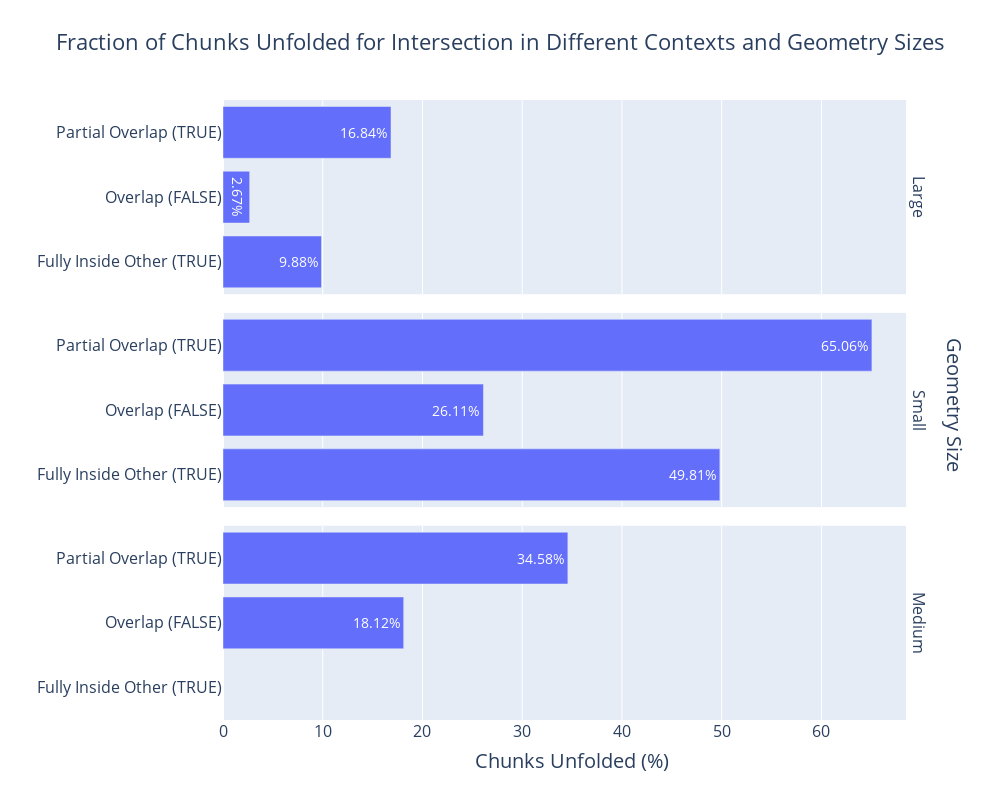

The notebook cell saved with this chart:
### Markdown cell above
#### (%) Unfolding of chunks

### Code cell
plot_chunk_unfolded_frac(chunk_unfolded_df, is_predicate=False, is_baseline=False)

### Figure 1 — Plotly figure (JSON) as saved in the notebook; plotly's stock layout.template omitted (floating-point values rounded to 4 significant figures)
{"data": [{"alignmentgroup": "True", "hovertemplate": "Geometry Sizes=Large/Large<br>chk_fraction_unfolded=%{text}<br>Context=%{y}<extra></extra>", "legendgroup": "", "marker": {"color": "#636efa", "pattern": {"shape": ""}}, "name": "", "offsetgroup": "", "orientation": "h", "showlegend": false, "text": [9.876, 2.673, 16.84], "textfont": {"size": 14}, "textposition": "inside", "texttemplate": "%{text:.2f}%", "type": "bar", "x": [9.876, 2.673, 16.84], "xaxis": "x3", "y": ["Fully Inside Other (TRUE)", "Overlap (FALSE)", "Partial Overlap (TRUE)"], "yaxis": "y3"}, {"alignmentgroup": "True", "hovertemplate": "Geometry Sizes=Small/Small<br>chk_fraction_unfolded=%{text}<br>Context=%{y}<extra></extra>", "legendgroup": "", "marker": {"color": "#636efa", "pattern": {"shape": ""}}, "name": "", "offsetgroup": "", "orientation": "h", "showlegend": false, "text": [49.81, 26.11, 65.06], "textfont": {"size": 14}, "textposition": "inside", "texttemplate": "%{text:.2f}%", "type": "bar", "x": [49.81, 26.11, 65.06], "xaxis": "x2", "y": ["Fully Inside Other (TRUE)", "Overlap (FALSE)", "Partial Overlap (TRUE)"], "yaxis": "y2"}, {"alignmentgroup": "True", "hovertemplate": "Geometry Sizes=Medium/Medium<br>chk_fraction_unfolded=%{text}<br>Context=%{y}<extra></extra>", "legendgroup": "", "marker": {"color": "#636efa", "pattern": {"shape": ""}}, "name": "", "offsetgroup": "", "orientation": "h", "showlegend": false, "text": [18.12, 34.58], "textfont": {"size": 14}, "textposition": "inside", "texttemplate": "%{text:.2f}%", "type": "bar", "x": [18.12, 34.58], "xaxis": "x", "y": ["Overlap (FALSE)", "Partial Overlap (TRUE)"], "yaxis": "y"}], "layout": {"annotations": [{"font": {"size": 16}, "showarrow": false, "text": "Medium", "textangle": 90, "x": 0.98, "xanchor": "left", "xref": "paper", "y": 0.1567, "yanchor": "middle", "yref": "paper"}, {"font": {"size": 16}, "showarrow": false, "text": "Small", "textangle": 90, "x": 0.98, "xanchor": "left", "xref": "paper", "y": 0.5, "yanchor": "middle", "yref": "paper"}, {"font": {"size": 16}, "showarrow": false, "text": "Large", "textangle": 90, "x": 0.98, "xanchor": "left", "xref": "paper", "y": 0.8433, "yanchor": "middle", "yref": "paper"}, {"font": {"size": 20}, "showarrow": false, "text": "Chunks Unfolded (%)", "x": 0.5, "xanchor": "center", "xref": "paper", "y": -0.04, "yanchor": "top", "yref": "paper"}, {"font": {"size": 20}, "showarrow": false, "text": "Geometry Size", "textangle": 90, "x": 1.05, "xanchor": "center", "xref": "paper", "y": 0.62, "yanchor": "top", "yref": "paper"}, {"font": {"size": 20}, "showarrow": false, "text": "Bouning Box Context", "textangle": -90, "x": -0.35, "xanchor": "center", "xref": "paper", "y": 0.5, "yanchor": "middle", "yref": "paper"}], "barmode": "relative", "height": 800, "legend": {"font": {"size": 16}, "orientation": "h", "tracegroupgap": 0, "x": 0.5, "xanchor": "left", "y": 1, "yanchor": "top"}, "title": {"font": {"size": 22}, "text": "Fraction of Chunks Unfolded for Intersection in Different Contexts and Geometry Sizes", "x": 0.5}, "width": 1000, "xaxis": {"anchor": "y", "domain": [0, 0.98], "tickfont": {"size": 16}, "title": {"text": ""}}, "xaxis2": {"anchor": "y2", "domain": [0, 0.98], "matches": "x", "showticklabels": false, "tickfont": {"size": 16}, "title": {"text": ""}}, "xaxis3": {"anchor": "y3", "domain": [0, 0.98], "matches": "x", "showticklabels": false, "tickfont": {"size": 16}, "title": {"text": ""}}, "yaxis": {"anchor": "x", "domain": [0, 0.3133], "showticklabels": true, "tickfont": {"size": 16}, "title": {"text": ""}, "visible": true}, "yaxis2": {"anchor": "x2", "domain": [0.3433, 0.6567], "matches": "y", "showticklabels": true, "tickfont": {"size": 16}, "title": {"text": ""}, "visible": true}, "yaxis3": {"anchor": "x3", "domain": [0.6867, 1.0], "matches": "y", "showticklabels": true, "tickfont": {"size": 16}, "title": {"text": ""}, "visible": true}}}
